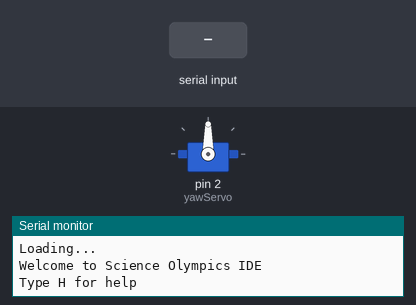
Bench run of a sketch on a simulated Arduino Uno, built with avr-gcc and run on an emulated ATmega328P. Parts: servo, the last lines printed to the serial monitor. The test bench sets the inputs (shaded band).

Above: at 2.2 s.
2.3 s: "e" received over Serial
At 2.55 s:
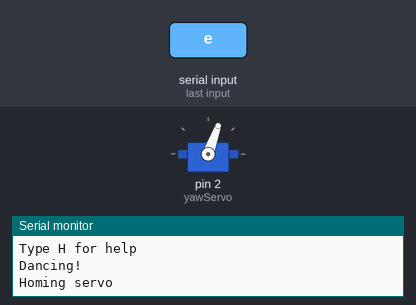
At 2.95 s:
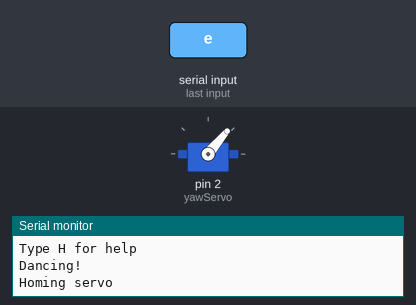
5.3 s: "s" received over Serial
6.8 s: "h" received over Serial
Timing chart, 0 to 9.8 s (numbered marks = the images above; inputs shaded):
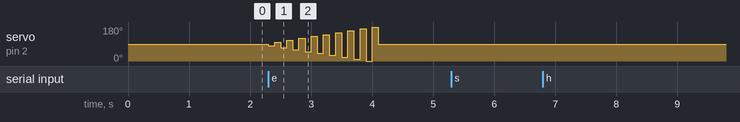

The sketch:

ScienceOlympicsArduino.ino
```cpp
// Created by Max Heywood and the Jack and Co Team
//////////////////////////////
//       Instructions
//////////////////////////////
// 1. Clear the Console
// 2. Compile the Code
// 3. Open the Serial Monitor
//////////////////////////////
//         Imports
//////////////////////////////
#include <Servo.h>
Servo yawServo;
//////////////////////////////
//        Variables
//////////////////////////////
char message;
int position = 90;
//////////////////////////////
//          Setup
//////////////////////////////
void setup() {
  yawServo.attach(2);
  Serial.begin(9600);
  clearSerial();
  homeServos();
  Serial.println("Loading...");
  delay(1000);
  Serial.println("Welcome to Science Olympics IDE");
  Serial.println("Type H for help");
  yawServo.write(position);
}
//////////////////////////////
//          Loop
//////////////////////////////
void loop() {

  if (Serial.available() > 0) {
    message = Serial.read();

    // Start
    if (message == 's') {
      Serial.println("Starting");
    }

    // Help menu
    else if (message == 'h') {
      helpMenu();
    }

    // Move left
    else if (message == 'd') {
      moveLeft();
    }

    // Move right
    else if (message == 'a') {
      moveRight();
    }

    // Home servo
    else if (message == 'x') {
      homeServos();
    }

    // Quit
    else if (message == 'q') {
      quit();
    }
    // Dance
    else if (message == 'e') {
      danceParty();
    }
  }
}
//////////////////////////////
//        Functions
//////////////////////////////
void moveLeft() {
  Serial.println();
  Serial.println("Left");
  position -= 10;
  position = constrain(position, 0, 180);
  yawServo.write(position);
}

void moveRight() {
  Serial.println();
  Serial.println("Right");
  position += 10;
  position = constrain(position, 0, 180);
  yawServo.write(position);
}

void homeServos() {
  Serial.println();
  Serial.println("Homing servo");
  position = 90;
  yawServo.write(position);
}

void clearSerial() {
  for (int i = 0; i < 15; i++) {
    Serial.println();
  }
}

void quit() {
  Serial.println();
  clearSerial();
  Serial.println("Quitting");
  Serial.end();
}

void helpMenu() {
  Serial.println();
  Serial.println("Controls");
  Serial.println("-------------------------------");
  Serial.println("S - Start");
  Serial.println("A - Move Left");
  Serial.println("D - Move Right");
  Serial.println("X - Home servo");
  Serial.println("E - Dance");
  Serial.println("Q - Quit");
}

void danceParty() {
  Serial.println("Dancing!");
  homeServos();
  yawServo.write(80);
  delay(100);
  yawServo.write(100);
  delay(100);
  yawServo.write(70);
  delay(100);
  yawServo.write(110);
  delay(100);
  yawServo.write(60);
  delay(100);
  yawServo.write(120);
  delay(100);
  yawServo.write(50);
  delay(100);
  yawServo.write(130);
  delay(100);
  yawServo.write(40);
  delay(100);
  yawServo.write(140);
  delay(100);
  yawServo.write(30);
  delay(100);
  yawServo.write(150);
  delay(100);
  yawServo.write(20);
  delay(100);
  yawServo.write(160);
  delay(100);
  yawServo.write(10);
  delay(100);
  yawServo.write(170);
  delay(100);
  yawServo.write(0);
  delay(100);
  yawServo.write(180);
  delay(100);
  homeServos();
}
```
